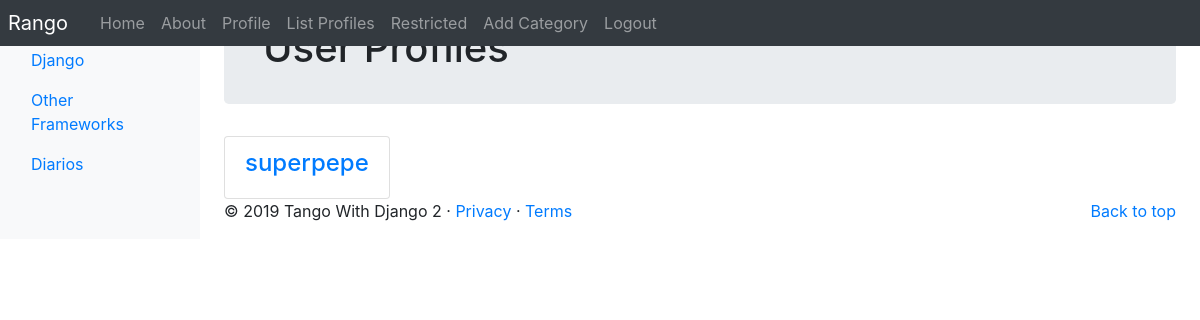
/rango/profiles/ (signed in), run on an earlier commit of the app's database.
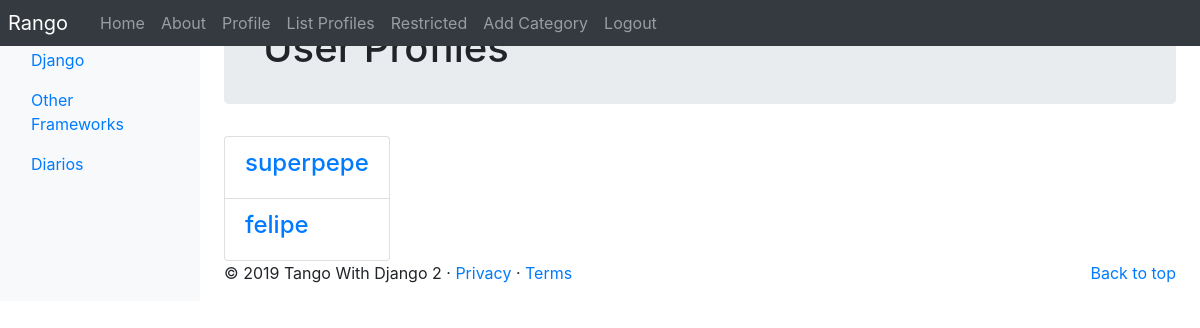
And on a later commit of the database.
### rango/models.py (models this page shows, shortened)
class Category(models.Model):
    name = models.CharField(blank=True, max_length=128, unique=True)
    views = models.IntegerField(default=0)
    likes = models.IntegerField(default=0)
    slug = models.SlugField(unique=True)
    class Meta:
        verbose_name_plural = 'Categories'

class UserProfile(models.Model):
    user = models.OneToOneField(User, on_delete=models.CASCADE)
    website = models.URLField(blank=True)
    picture = models.ImageField(upload_to='profile_images', blank=True)

### rango/views.py (the view)
# urls.py: path('profiles/', views.list_profiles, name='list_profiles'),
@login_required
def list_profiles(request):
    userprofile_list = UserProfile.objects.all()
    return render(request, 'rango/list_profiles.html',
                           {'userprofile_list': userprofile_list})

### rango/templatetags/rango_extras.py (called while the page is built)
@register.inclusion_tag('rango/cats.html')
def get_category_list(cat=None):
    return {'cats': Category.objects.all(), 'act_cat': cat}

### templates/rango/list_profiles.html (shortened to what this page needs)
{% extends 'rango/base.html' %}
{% load staticfiles %}
{% block body_block %}
<div class="jumbotron p-4">
  <div class="container">
    <h1 class="jumbotron-heading">User Profiles</h1>
  </div>
</div>
<div class="container">
  <div class="row">
    {% if userprofile_list %}
    <div class="panel-heading">
      <div class="panel-body">
        <div class="list-group">
          {% for listuser in userprofile_list %}
          <div class="list-group-item">
            <h4 class="list-group-item-heading">
              <a href="{% url 'rango:profile' listuser.user.username %}">
                {{ listuser.user.username }}</a>
            </h4>
          </div>
          {% endfor %}
        </div>
      </div>
    </div>
    {% else %}
    <p>There are no users for the site.</p>
    {% endif %}
  </div>
</div>
{% endblock %}

### templates/rango/base.html (shortened to what this page needs)
<!DOCTYPE html>
{% load staticfiles %}
{% load rango_template_tags %}
{% load rango_extras %}
<html lang="en">
<head>
  <link href="https://getbootstrap.com/docs/4.2/dist/css/bootstrap.min.css" rel="stylesheet">
  <link href="https://getbootstrap.com/docs/4.2/examples/dashboard/dashboard.css" rel="stylesheet">
</head>
<body>
  <header>
    <nav class="navbar navbar-expand-md navbar-dark fixed-top bg-dark p-0">
      <a class="navbar-brand p-2" href="{% url 'rango:index' %}">Rango</a>
      <div class="collapse navbar-collapse" id="navbarCollapse">
        <ul class="navbar-nav mr-auto">
          <li class="nav-item"><a class="nav-link" href="{% url 'rango:index' %}">Home</a></li>
          <li class="nav-item "><a class="nav-link" href="{% url 'rango:about' %}">About</a></li>
          {% if user.is_authenticated %}
          <li class="nav-item ">
          <a class="nav-link" href="{% url 'rango:profile' user.username %}">Profile</a>
          </li>
          <li class="nav-item ">
          <a class="nav-link" href="{% url 'rango:list_profiles' %}">List Profiles</a>
          </li>
          <li class="nav-item "><a class="nav-link" href="{% url 'rango:restricted' %}">Restricted</a></li>
          <li class="nav-item"><a class="nav-link" href="{% url 'rango:add_category' %}">Add Category</a></li>
          <li class="nav-item"><a class="nav-link" href="{% url 'auth_logout' %}?next=/rango/">Logout</a></li>
          {% else %}
          <li class="nav-item"><a class="nav-link" href="{% url 'registration_register' %}">Register Here</a></li>
          <li class="nav-item "><a class="nav-link" href="{% url 'auth_login' %}">Login</a></li>
          {% endif %}
        </ul>
      </div>
    </nav>
  </header>
  <div class="container-fluid">
    <div class="row">
      <nav class="col-md-2 d-none d-md-block bg-light sidebar">
        <div class="sidebar-sticky">
          {% block sidebar_block %}
            {% get_category_list category %}
          {% endblock %}
        </div>
      </nav>
      <main role="main" class="col-md-9  ml-sm-auto col-lg-10 px-4">
        {% block body_block %}{% endblock %}
        <footer>
          <p class="float-right"><a href="#">Back to top</a></p>
          <p>&copy; 2019 Tango With Django 2 &middot; <a href="#">Privacy</a> &middot; <a href="#">Terms</a></p>
        </footer>
      </main>
    </div>
  </div>
</body>
</html>

### templates/rango/cats.html (shortened to what this page needs)
<ul class="nav flex-column pt-6">
{% if cats %}
    {% for c in cats %}
    {% if c == act_cat %}
        <li  class="nav-item">
              <a  class="nav-link active" href="{% url 'rango:show_category' c.slug %}">
				  <span data-feather="archive"></span>
				  {{ c.name }}</a>
        </li>
    {% else  %}
        <li class="nav-item">
            <a  class="nav-link" href="{% url 'rango:show_category' c.slug %}">
				{{ c.name }}</a>
        </li>
    {% endif %}
{% endfor %}
{% else %}
    <li class="nav-item">No Categories Yet!</li>
{% endif %}
</ul>

What changed in the data, as far as the page shows it:
added UserProfile: user.username "felipe"
